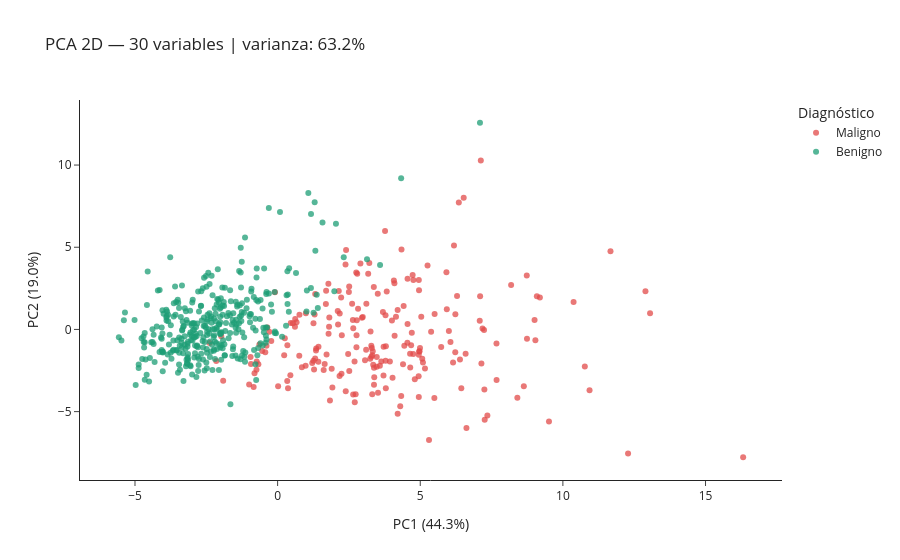

The notebook cell saved with this chart:
### Markdown cell above
Ahora bien, haremos PCA para reducir la dimensionalidad del dataset, pues con 32 variables es bastante difícil observar y/o graficar la información. De esta forma, se crean nuevas componentes basadas en las anteriores para comprenderla mejor.

### Code cell
scaler_viz = StandardScaler()
X_sc_all   = scaler_viz.fit_transform(X)

pca2_full  = PCA(n_components=2, random_state=42)
coords2_f  = pca2_full.fit_transform(X_sc_all)
var2_f     = pca2_full.explained_variance_ratio_ * 100

df_2d_full = pd.DataFrame({
    "PC1":        coords2_f[:, 0],
    "PC2":        coords2_f[:, 1],
    "Diagnóstico": labels.map({"M": "Maligno", "B": "Benigno"})
})

fig = px.scatter(
    df_2d_full, x="PC1", y="PC2", color="Diagnóstico",
    color_discrete_map={"Maligno": "#E24B4A", "Benigno": "#1D9E75"},
    labels={"PC1": f"PC1 ({var2_f[0]:.1f}%)", "PC2": f"PC2 ({var2_f[1]:.1f}%)"},
    title=f"PCA 2D — 30 variables | varianza: {var2_f.sum():.1f}%",
    opacity=0.75, template="simple_white"
)
fig.update_traces(marker=dict(size=6))
fig.show()

### Figure 1 — Plotly figure (JSON) as saved in the notebook; plotly's stock layout.template omitted (floating-point values rounded to 4 significant figures; data arrays with more than 128 entries replaced by an {"elided": "..."} marker saying what was removed)
{"data": [{"hovertemplate": "Diagnóstico=Maligno<br>PC1 (44.3%)=%{x}<br>PC2 (19.0%)=%{y}<extra></extra>", "legendgroup": "Maligno", "marker": {"color": "#E24B4A", "opacity": 0.75, "size": 6, "symbol": "circle"}, "mode": "markers", "name": "Maligno", "orientation": "v", "showlegend": true, "type": "scatter", "x": {"elided": "212 float values"}, "xaxis": "x", "y": {"elided": "212 float values"}, "yaxis": "y"}, {"hovertemplate": "Diagnóstico=Benigno<br>PC1 (44.3%)=%{x}<br>PC2 (19.0%)=%{y}<extra></extra>", "legendgroup": "Benigno", "marker": {"color": "#1D9E75", "opacity": 0.75, "size": 6, "symbol": "circle"}, "mode": "markers", "name": "Benigno", "orientation": "v", "showlegend": true, "type": "scatter", "x": {"elided": "357 float values"}, "xaxis": "x", "y": {"elided": "357 float values"}, "yaxis": "y"}], "layout": {"legend": {"title": {"text": "Diagnóstico"}, "tracegroupgap": 0}, "title": {"text": "PCA 2D — 30 variables | varianza: 63.2%"}, "xaxis": {"anchor": "y", "domain": [0, 1], "title": {"text": "PC1 (44.3%)"}}, "yaxis": {"anchor": "x", "domain": [0, 1], "title": {"text": "PC2 (19.0%)"}}}}
